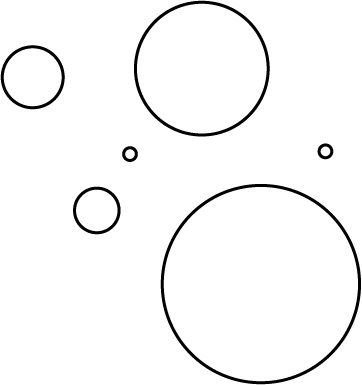
#> input picture PythonCode/OpenCV assignment/images/Circle/test.jpg, 362 x 385 px, found by its file name
$ python circle_detection.py
#> lines starting #> are read from the running program, lines starting #| are printed output that depends on the picture
import cv2
import numpy as np
import os


input_dir = os.getcwd() + '\\images\\Circle\\test.jpg'
img = cv2.imread(input_dir,0)
#> img is the input picture: shape (385, 362); min 0, max 255, mean 246.8
img = cv2.medianBlur(img,5)

cimg = cv2.cvtColor(img, cv2.COLOR_GRAY2BGR)

circles = cv2.HoughCircles(img,cv2.HOUGH_GRADIENT,1,20,param1=50,param2=60,minRadius=0,maxRadius=0)
#> circles = [[261.5, 282.5, 98.6], [201.5, 67.5, 67.9], [32.5, 78.5, 30.7], [96.5, 210.5, 23.3]]

circles = np.uint16(np.around(circles))
#> circles = [[262, 282, 99], [202, 68, 68], [32, 78, 31], [96, 210, 23]]
for i in circles[0,:]:
    # draw the outer circle
    cv2.circle(cimg,(i[0],i[1]),i[2],(0,255,0),2)
    # draw the center of the circle
    cv2.circle(cimg,(i[0],i[1]),2,(0,0,255),3)
    #size of circle
    print(str(i[2]))
    cv2.putText(img,str(i[2]),(i[0],i[1]), cv2.FONT_HERSHEY_SIMPLEX, 50,(0,0,255),10)
#> this loop made 4 passes
#| 99
#| 68
#| 31
#| 23
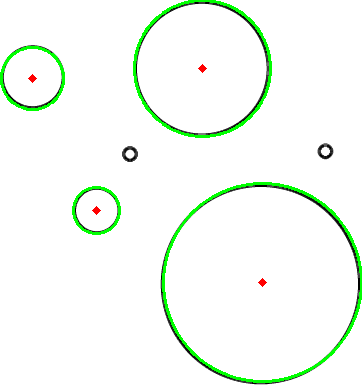
#> cimg: shape (385, 362, 3); mean B, G, R 243.6, 251.2, 243.9
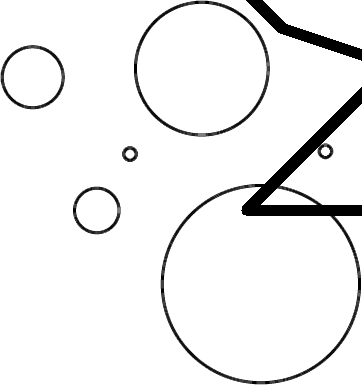
#> img: shape (385, 362); min 0, max 255, mean 239.4

cv2.imshow('detected circles',cimg)
cv2.waitKey(0)
cv2.destroyAllWindows()
